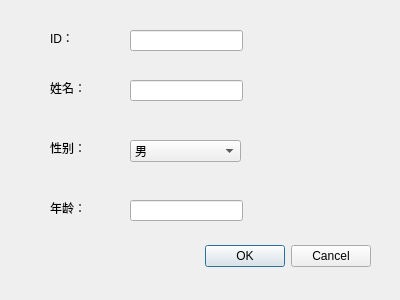
<?xml version="1.0" encoding="UTF-8"?>
<ui version="4.0">
 <class>Dialog_InsertStaff</class>
 <widget class="QDialog" name="Dialog_InsertStaff">
  <property name="geometry">
   <rect>
    <x>0</x>
    <y>0</y>
    <width>400</width>
    <height>300</height>
   </rect>
  </property>
  <property name="windowTitle">
   <string>添加人员</string>
  </property>
  <widget class="QDialogButtonBox" name="buttonBox">
   <property name="geometry">
    <rect>
     <x>30</x>
     <y>240</y>
     <width>341</width>
     <height>32</height>
    </rect>
   </property>
   <property name="orientation">
    <enum>Qt::Horizontal</enum>
   </property>
   <property name="standardButtons">
    <set>QDialogButtonBox::Cancel|QDialogButtonBox::Ok</set>
   </property>
  </widget>
  <widget class="QLabel" name="label">
   <property name="geometry">
    <rect>
     <x>50</x>
     <y>30</y>
     <width>72</width>
     <height>15</height>
    </rect>
   </property>
   <property name="text">
    <string>ID：</string>
   </property>
  </widget>
  <widget class="QLabel" name="label_2">
   <property name="geometry">
    <rect>
     <x>50</x>
     <y>80</y>
     <width>72</width>
     <height>15</height>
    </rect>
   </property>
   <property name="text">
    <string>姓名：</string>
   </property>
  </widget>
  <widget class="QLabel" name="label_3">
   <property name="geometry">
    <rect>
     <x>50</x>
     <y>140</y>
     <width>72</width>
     <height>15</height>
    </rect>
   </property>
   <property name="text">
    <string>性别：</string>
   </property>
  </widget>
  <widget class="QLabel" name="label_4">
   <property name="geometry">
    <rect>
     <x>50</x>
     <y>200</y>
     <width>72</width>
     <height>15</height>
    </rect>
   </property>
   <property name="text">
    <string>年龄：</string>
   </property>
  </widget>
  <widget class="QLineEdit" name="lineEdit">
   <property name="geometry">
    <rect>
     <x>130</x>
     <y>30</y>
     <width>113</width>
     <height>21</height>
    </rect>
   </property>
  </widget>
  <widget class="QLineEdit" name="lineEdit_2">
   <property name="geometry">
    <rect>
     <x>130</x>
     <y>80</y>
     <width>113</width>
     <height>21</height>
    </rect>
   </property>
  </widget>
  <widget class="QLineEdit" name="lineEdit_3">
   <property name="geometry">
    <rect>
     <x>130</x>
     <y>200</y>
     <width>113</width>
     <height>21</height>
    </rect>
   </property>
  </widget>
  <widget class="QComboBox" name="comboBox">
   <property name="geometry">
    <rect>
     <x>130</x>
     <y>140</y>
     <width>111</width>
     <height>22</height>
    </rect>
   </property>
   <item>
    <property name="text">
     <string>男</string>
    </property>
   </item>
   <item>
    <property name="text">
     <string>女</string>
    </property>
   </item>
  </widget>
 </widget>
 <resources/>
 <connections>
  <connection>
   <sender>buttonBox</sender>
   <signal>accepted()</signal>
   <receiver>Dialog_InsertStaff</receiver>
   <slot>accept()</slot>
   <hints>
    <hint type="sourcelabel">
     <x>248</x>
     <y>254</y>
    </hint>
    <hint type="destinationlabel">
     <x>157</x>
     <y>274</y>
    </hint>
   </hints>
  </connection>
  <connection>
   <sender>buttonBox</sender>
   <signal>rejected()</signal>
   <receiver>Dialog_InsertStaff</receiver>
   <slot>reject()</slot>
   <hints>
    <hint type="sourcelabel">
     <x>316</x>
     <y>260</y>
    </hint>
    <hint type="destinationlabel">
     <x>286</x>
     <y>274</y>
    </hint>
   </hints>
  </connection>
 </connections>
</ui>
